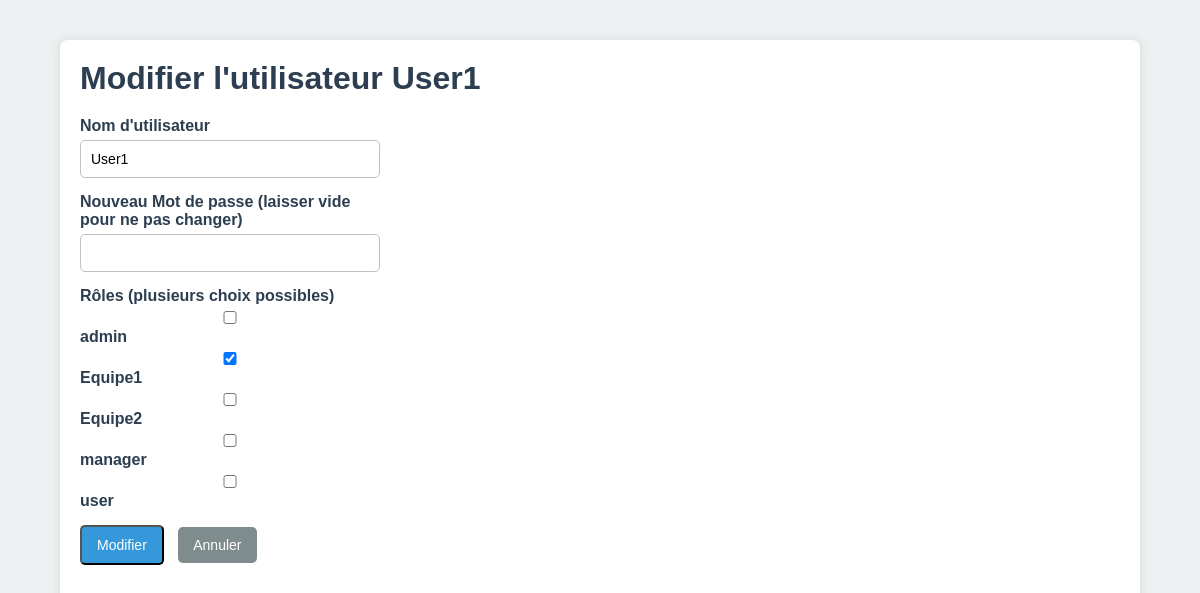
Screenshot of /edit_user.php?id=2 (signed in) with the database file from the repository.
### tables this page shows
CREATE TABLE IF NOT EXISTS users (
  id INT AUTO_INCREMENT PRIMARY KEY,
  username VARCHAR(50) NOT NULL UNIQUE,
  password_hash VARCHAR(255) NOT NULL,
  role VARCHAR(255) NOT NULL
);

CREATE TABLE IF NOT EXISTS roles (
  id INT AUTO_INCREMENT PRIMARY KEY,
  role_name VARCHAR(50) NOT NULL UNIQUE
);

### src/edit_user.php (the view, shortened to what this page needs)
<?php
$mysqli = new mysqli("db", "root", "root", "plm");
$id = $_GET['id'] ?? '';
$stmt = $mysqli->prepare("SELECT username, password_hash, role FROM users WHERE id = ?");
$stmt->bind_param("i", $id);
$stmt->execute();
$stmt->store_result();
$stmt->bind_result($username, $password_hash, $roles_str);
$roles_result = $mysqli->query("SELECT role_name FROM roles ORDER BY role_name ASC");
$all_roles = $roles_result->fetch_all(MYSQLI_ASSOC);
$user_roles = explode(',', $roles_str);
?>
<!DOCTYPE html>
<html lang="fr">
<head>
  <link rel="stylesheet" href="styles.css">
</head>
<body>
<div class="container">
  <h1>Modifier l'utilisateur <?php echo htmlspecialchars($username); ?></h1>
  <form method="post" style="max-width:300px;">
    <div class="form-group">
      <label>Nom d'utilisateur</label>
      <input type="text" name="username" value="<?php echo htmlspecialchars($username); ?>" required>
    </div>
    <div class="form-group">
      <label>Nouveau Mot de passe (laisser vide pour ne pas changer)</label>
      <input type="password" name="password">
    </div>
    <div class="form-group">
      <label>Rôles (plusieurs choix possibles)</label>
      <?php foreach ($all_roles as $r): ?>
        <?php $role_name = $r['role_name']; ?>
        <div>
          <label>
            <input type="checkbox" name="roles[]" value="<?php echo htmlspecialchars($role_name); ?>"
              <?php if (in_array($role_name, $user_roles)) echo 'checked'; ?>>
            <?php echo htmlspecialchars($role_name); ?>
          </label>
        </div>
      <?php endforeach; ?>
    </div>
    <button type="submit" class="btn">Modifier</button>
    <a href="list_users.php" class="btn btn-secondary">Annuler</a>
  </form>
</div>
</body>
</html>

### src/styles.css (style rules this page uses)
* { margin: 0; padding: 0; box-sizing: border-box; }
body { font-family: Arial, sans-serif; background: #ecf0f1; color: #2c3e50; display: flex; min-height: 100vh; }
h1, h2, h3 { margin-bottom: 20px; color: #2c3e50; }
.container { width: 90%; max-width: 1200px; margin: 40px auto; background: #fff; padding: 20px; border-radius: 8px; box-shadow: 0 0 10px rgba(0,0,0,0.1); }
.btn { display: inline-block; padding: 10px 15px; background: #3498db; color: #fff; text-decoration: none; border-radius: 5px; margin-right: 10px; font-size: 14px; transition: background 0.3s; }
.btn-secondary { background: #7f8c8d; }
a { color: #3498db; text-decoration: none; transition: color 0.3s; }
.form-group { margin-bottom: 15px; }
.form-group label { display: block; margin-bottom: 5px; color: #2c3e50; font-weight: bold; }
.form-group input, .form-group select, .form-group textarea { width: 100%; padding: 10px; border: 1px solid #bdc3c7; border-radius: 5px; font-size: 14px; }

### rows the page displays
users: username "User1", role "☑"
roles: role_name "admin"
roles: role_name "Equipe1"
roles: role_name "Equipe2"
roles: role_name "manager"
roles: role_name "user"
